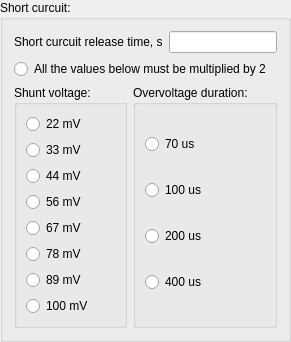
         <widget class="QGroupBox" name="groupBox_24">
          <property name="title">
           <string>Short curcuit:</string>
          </property>
          <layout class="QVBoxLayout" name="verticalLayout_35">
           <item>
            <layout class="QHBoxLayout" name="horizontalLayout_23">
             <item>
              <widget class="QLabel" name="label_116">
               <property name="text">
                <string>Short curcuit release time, s</string>
               </property>
              </widget>
             </item>
             <item>
              <widget class="QLineEdit" name="lineEdit_0x39_1"/>
             </item>
            </layout>
           </item>
           <item>
            <widget class="QRadioButton" name="radioButton_0x38_07">
             <property name="text">
              <string>All the values below must be multiplied by 2</string>
             </property>
            </widget>
           </item>
           <item>
            <layout class="QHBoxLayout" name="horizontalLayout_15">
             <item>
              <widget class="QGroupBox" name="groupBox_26">
               <property name="title">
                <string>Shunt voltage:</string>
               </property>
               <layout class="QVBoxLayout" name="verticalLayout_45">
                <item>
                 <widget class="QRadioButton" name="radioButton_0x38_02100">
                  <property name="text">
                   <string>22 mV</string>
                  </property>
                 </widget>
                </item>
                <item>
                 <widget class="QRadioButton" name="radioButton_0x38_02101">
                  <property name="text">
                   <string>33 mV</string>
                  </property>
                 </widget>
                </item>
                <item>
                 <widget class="QRadioButton" name="radioButton_0x38_02102">
                  <property name="text">
                   <string>44 mV</string>
                  </property>
                 </widget>
                </item>
                <item>
                 <widget class="QRadioButton" name="radioButton_0x38_02103">
                  <property name="text">
                   <string>56 mV</string>
                  </property>
                 </widget>
                </item>
                <item>
                 <widget class="QRadioButton" name="radioButton_0x38_02104">
                  <property name="text">
                   <string>67 mV</string>
                  </property>
                 </widget>
                </item>
                <item>
                 <widget class="QRadioButton" name="radioButton_0x38_02105">
                  <property name="text">
                   <string>78 mV</string>
                  </property>
                 </widget>
                </item>
                <item>
                 <widget class="QRadioButton" name="radioButton_0x38_02106">
                  <property name="text">
                   <string>89 mV</string>
                  </property>
                 </widget>
                </item>
                <item>
                 <widget class="QRadioButton" name="radioButton_0x38_02107">
                  <property name="text">
                   <string>100 mV</string>
                  </property>
                 </widget>
                </item>
               </layout>
              </widget>
             </item>
             <item>
              <widget class="QGroupBox" name="groupBox_25">
               <property name="title">
                <string>Overvoltage duration:</string>
               </property>
               <layout class="QVBoxLayout" name="verticalLayout_44">
                <item>
                 <widget class="QRadioButton" name="radioButton_0x38_0430">
                  <property name="text">
                   <string>70 us</string>
                  </property>
                 </widget>
                </item>
                <item>
                 <widget class="QRadioButton" name="radioButton_0x38_0431">
                  <property name="text">
                   <string>100 us</string>
                  </property>
                 </widget>
                </item>
                <item>
                 <widget class="QRadioButton" name="radioButton_0x38_0432">
                  <property name="text">
                   <string>200 us</string>
                  </property>
                 </widget>
                </item>
                <item>
                 <widget class="QRadioButton" name="radioButton_0x38_0433">
                  <property name="text">
                   <string>400 us</string>
                  </property>
                 </widget>
                </item>
               </layout>
              </widget>
             </item>
            </layout>
           </item>
          </layout>
         </widget>
